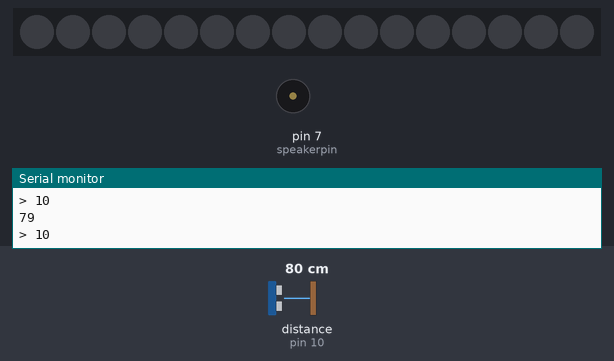
A sketch run on a simulated Arduino Uno, built with avr-gcc and run on an emulated ATmega328P. Parts: 16 RGB LEDs in strip order, left to right, buzzer (waves = sounding, pin HIGH), the last lines printed to the serial monitor. Wiring (inferred from the names in the program): ultrasonic range finder: trigger pin 9; echo pin 10. The test bench sets the inputs (shaded band); at power-on: distance to the obstacle (sensor on pin 10) 80 cm. The echo pulse lasts 58.3 µs per cm; colours are those a GRB WS2812 strip shows for the declared byte order; pins used as bus, display or sensor lines are not drawn.

Above: at 1.2 s.
1.3 s: distance to the obstacle (sensor on pin 10) set to 2 cm
At 1.6 s:
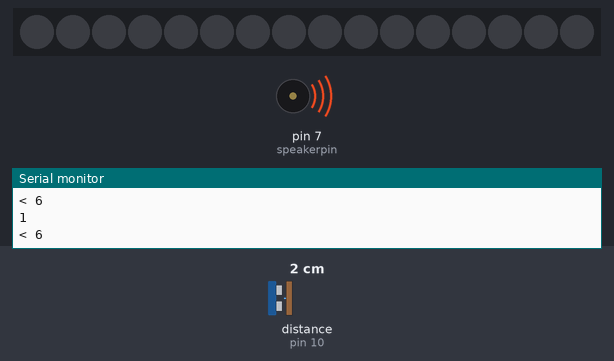
3.5 s: distance to the obstacle (sensor on pin 10) set to 6 cm
5.0 s: distance to the obstacle (sensor on pin 10) set to 9 cm
At 5.7 s:
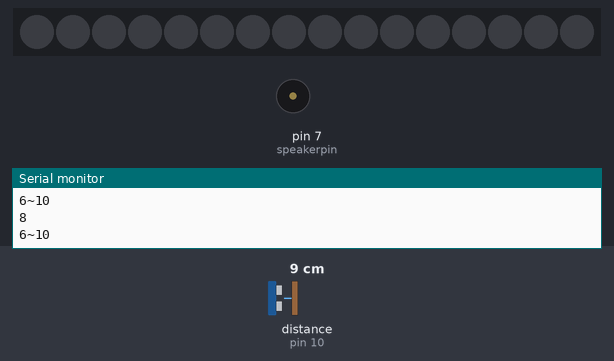
8.0 s: distance to the obstacle (sensor on pin 10) set to 4 cm
At 8.31 s:
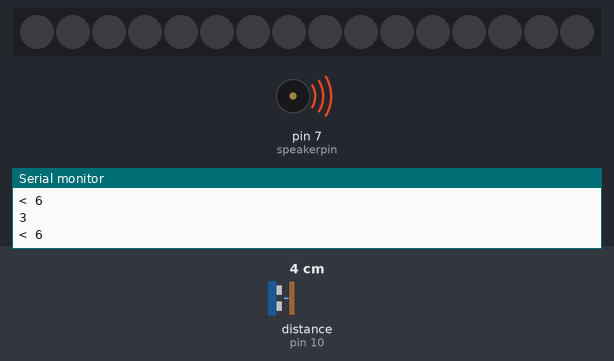
10.1 s: distance to the obstacle (sensor on pin 10) set to 18 cm
11.6 s: distance to the obstacle (sensor on pin 10) set to 13 cm
Timing chart, 0 to 14.6 s (numbered marks = the images above; inputs shaded):
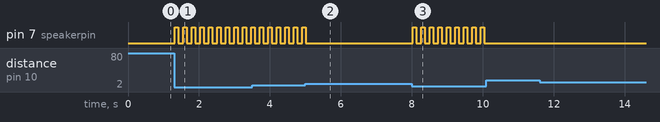

Measured:
- the behaviour switches between 7 and 8 cm on distance to the obstacle (sensor on pin 10) (found by bisection; images 1 and 2)
- after the input at 1.3 s, pin 7 (speakerpin): alternates HIGH for 0.10 s and LOW for 0.14 s, starting at once
- after the input at 5.0 s, pin 7 (speakerpin): goes on until 5.0 s, then stays LOW
- after the input at 8.0 s, pin 7 (speakerpin): alternates HIGH for 0.10 s and LOW for 0.14 s, starting at once
- after the input at 10.1 s, pin 7 (speakerpin): stops changing and stays LOW

The sketch:

integrated_rgb.ino
```cpp
#include <FastLED.h>

// How many leds in your strip?
#define NUM_LEDS 16

// For led chips like WS2812, which have a data line, ground, and power, you just
// need to define DATA_PIN.  For led chipsets that are SPI based (four wires - data, clock,
// ground, and power), like the LPD8806 define both DATA_PIN and CLOCK_PIN
// Clock pin only needed for SPI based chipsets when not using hardware SPI
#define DATA_PIN 3
#define CLOCK_PIN 13

// Define the array of leds
CRGB leds[NUM_LEDS];

int trigPin = 9;    // ultrasonic sensor Trig pin 9
int echoPin = 10;    // ultrasonic sensor Echo pin 10
int speakerpin = 7;  // beeper pin 7
long duration, cm ;  // variables needed to calculate distance
long depth = 0;
long movement = 0;

void setup() {

  // setup for LCD
  FastLED.addLeds<WS2812B, DATA_PIN, RGB>(leds, NUM_LEDS);  // GRB ordering is typical

  Serial.begin (9600);           // Setup the transmission rate between Serial Monitor and Arduino is 9600 bps (Bits Per Second)
  pinMode(trigPin, OUTPUT);      // Arduino activates ultrasonic sensor
  pinMode(echoPin, INPUT);       // Arduino calculate the time lapse when receiving echo
  pinMode(speakerpin, OUTPUT);   // Arduino activates beeper
}

void loop()
{

  digitalWrite(trigPin, LOW);
  delayMicroseconds(5);
  digitalWrite(trigPin, HIGH);
  delayMicroseconds(10);
  digitalWrite(trigPin, LOW);
  pinMode(echoPin, INPUT);
  duration = pulseIn(echoPin, HIGH);
  cm = (duration/2) / 29.1;

  Serial.println(cm);

  // delay(500);
  if (cm <= 6) {
    Serial.println("< 6");

    // buzzer
    digitalWrite(speakerpin, HIGH);
    delay (100);
    digitalWrite(speakerpin, LOW);
    delay (100);

    // LED lights
    // our LED is connected wrong, calling Green will get Red
    fill_solid(leds, 16 - cm, CRGB::Green);
    // Now turn the LED off, then pause
    for ( int i = 0; i < 16; ++i) {
      leds[i] = CRGB::Black;
      FastLED.show();
      }
  }
  else if (cm > 6 && cm <= 10) {
    Serial.println("6~10");
    // noTone(speakerpin);

    // LED lights
    // our LED is connected wrong, calling Red will get Green
    fill_solid(leds, 16 - cm, CRGB::DarkRed);
    // Now turn the LED off, then pause
    for ( int i = 0; i < 16; ++i) {
      leds[i] = CRGB::Black;
      FastLED.show();
      }
  }
  else if (10 < cm) {
    Serial.println("> 10");
    // noTone(speakerpin);

    // LED lights
    fill_solid(leds, 16 - cm, CRGB::Yellow);
    // Now turn the LED off, then pause
    for ( int i = 0; i < 16; ++i) {
      leds[i] = CRGB::Black;
      FastLED.show();
      }
    }
  }
```
